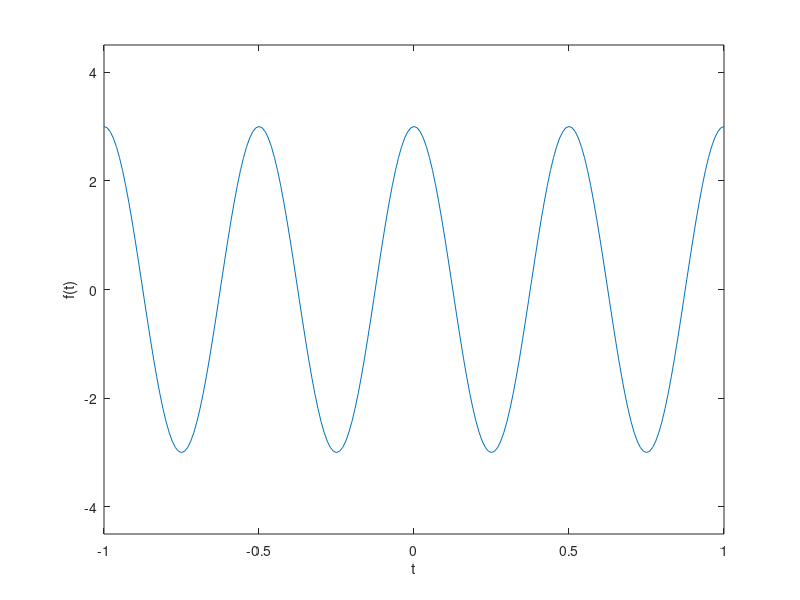

Source code (MATLAB):
close all
clear
clc

t = -1:0.01:1;
A = 3;
w = 2*pi*2;
y = A*sin(w*t+pi/2);

gambar1 = figure;
plot(t,y)
axis([-1 1 -4.5 4.5])
xlabel('t')
ylabel('f(t)')